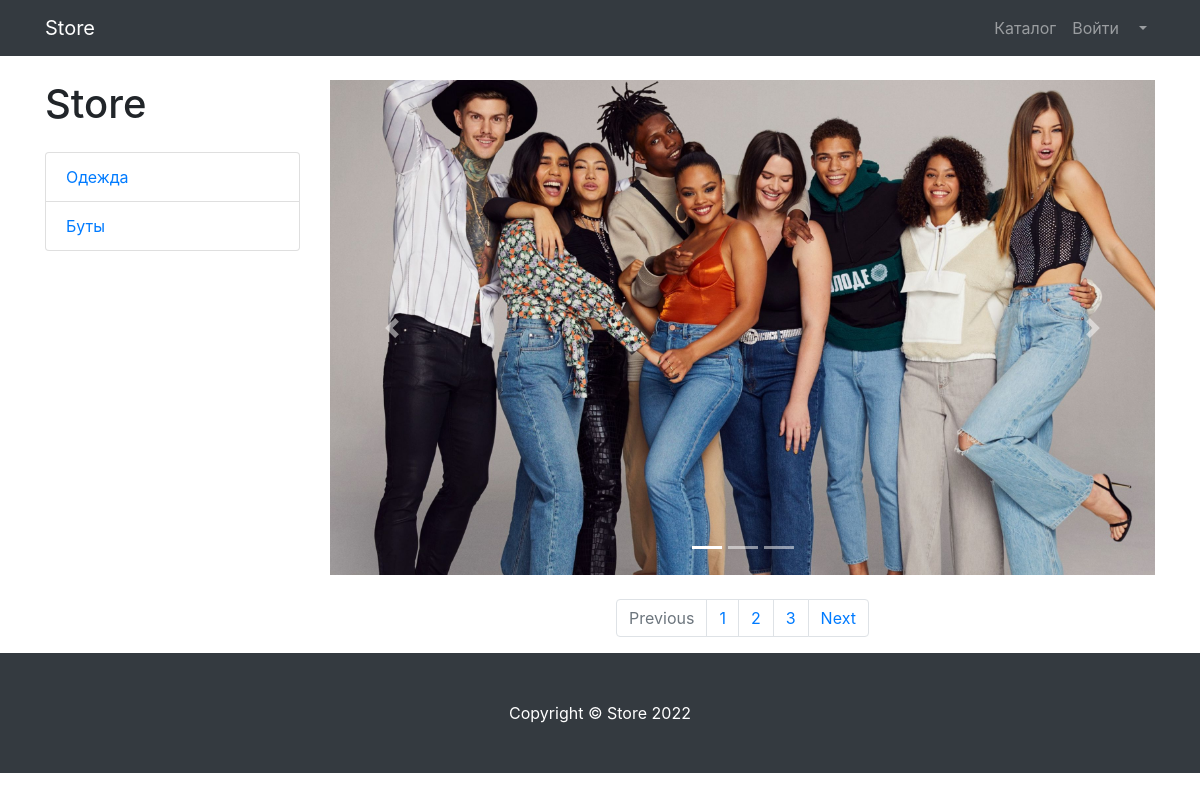
Before: /products/ with the older database file.
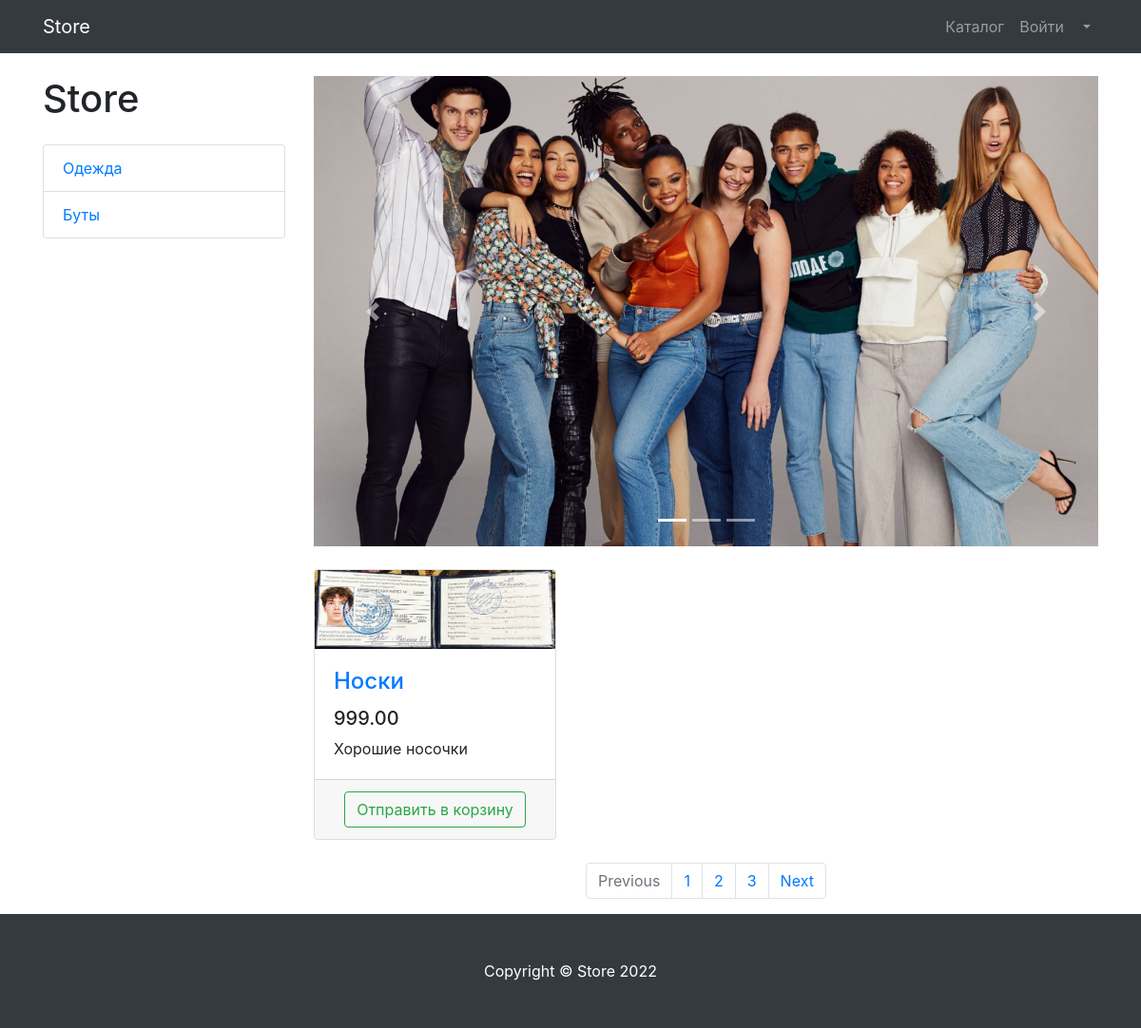
After: the same page with the newer database file.
### products/models.py (models this page shows, shortened)
class ProductCategory(models.Model):
    name = models.CharField(max_length=128, unique=True)
    description = models.TextField(null=True, blank=True)

class Product(models.Model):
    name = models.CharField(max_length=256)
    description = models.TextField()
    price = models.DecimalField(max_digits=6, decimal_places=2)
    quantity = models.PositiveIntegerField(default=0)
    image = models.ImageField(upload_to='products_images')
    category = models.ForeignKey(to=ProductCategory, on_delete=models.PROTECT)

### products/views.py (the view)
# urls.py: path('', products, name='index'),
def products(request):
    context = {
        'products': Product.objects.all(),
        'categories': ProductCategory.objects.all()
    }
    return render(request, 'products/products.html', context)

### products/templates/products/products.html (shortened to what this page needs)
{% extends 'products/base.html' %}
{% load static %}
{% block css %}
    <link href="{% static 'vendor/css/products.css' %}" rel="stylesheet">
{% endblock %}
{% block content %}
    <div class="container">
    <div class="row">
        <div class="col-lg-3">
            <h1 class="my-4">Store</h1>
            <div class="list-group">
                {% for category in categories %}
                    <a href="#" class="list-group-item">{{ category.name }}</a>
                {% endfor %}
            </div>
        </div>
        <div class="col-lg-9">
            <div id="carouselExampleIndicators" class="carousel slide my-4" data-ride="carousel">
                <ol class="carousel-indicators">
                    <li data-target="#carouselExampleIndicators" data-slide-to="0" class="active"></li>
                    <li data-target="#carouselExampleIndicators" data-slide-to="1"></li>
                    <li data-target="#carouselExampleIndicators" data-slide-to="2"></li>
                </ol>
                <div class="carousel-inner" role="listbox">
                    <div class="carousel-item active">
                        <img class="d-block img-fluid" src="/static/vendor/img/slides/slide-1.jpg" alt="First slide">
                    </div>
                </div>
                <a class="carousel-control-prev" href="#carouselExampleIndicators" role="button" data-slide="prev">
                    <span class="carousel-control-prev-icon" aria-hidden="true"></span>
                </a>
                <a class="carousel-control-next" href="#carouselExampleIndicators" role="button" data-slide="next">
                    <span class="carousel-control-next-icon" aria-hidden="true"></span>
                </a>
            </div>
            <div class="row">
                {% for product in products %}
                    <div class="col-lg-4 col-md-6 mb-4">
                        <div class="card h-100">
                            <a href="#">
                                <img class="card-img-top"
                                     src="{{ product.image.url }}"
                                     alt="">
                            </a>
                            <div class="card-body">
                                <h4 class="card-title">
                                    <a href="#">{{ product.name }}</a>
                                </h4>
                                <h5>{{ product.price }}</h5>
                                <p class="card-text">{{ product.description }}</p>
                            </div>
                            <div class="card-footer text-center">
                                <button type="button" class="btn btn-outline-success">Отправить в корзину</button>
                            </div>
                        </div>
                    </div>
                {% endfor %}
            </div>
            <nav aria-label="Page navigation example">
                <ul class="pagination justify-content-center">
                    <li class="page-item disabled">
                        <a class="page-link" href="#" tabindex="-1" aria-disabled="true">Previous</a>
                    </li>
                    <li class="page-item"><a class="page-link" href="#">1</a></li>
                    <li class="page-item"><a class="page-link" href="#">2</a></li>
                    <li class="page-item"><a class="page-link" href="#">3</a></li>
                    <li class="page-item">
                        <a class="page-link" href="#">Next</a>
                    </li>
                </ul>
            </nav>
        </div>
    </div>
</div>
{% endblock %}
{% block footer %}
    <footer class="py-5 bg-dark">
    <div class="container">
        <p class="m-0 text-center text-white">Copyright &copy; Store 2022</p>
    </div>
</footer>
{% endblock %}

### products/templates/products/base.html (shortened to what this page needs)
{% load static %}
<!DOCTYPE html>
<html lang="en">
<head>
    <link href="{% static 'vendor/bootstrap/css/bootstrap.min.css' %}" rel="stylesheet">
    {% block css%} {% endblock %}
</head>
<body>
<nav class="navbar navbar-expand-lg navbar-dark bg-dark fixed-top">
    <div class="container">
        <a class="navbar-brand" href="{% url 'index' %}">Store</a>
        <div class="collapse navbar-collapse" id="navbarResponsive">
            <ul class="navbar-nav ml-auto">
                <li class="nav-item">
                    <a class="nav-link" href="{% url 'products:index' %}">Каталог  </a>
                </li>
                <li class="nav-item">
                    <a class="nav-link" href="users/login.html">Войти </a>
                </li>
                <li class="nav-item dropdown">
                    <a class="nav-link dropdown-toggle" href="#" id="navbarDropdown" role="button"
                       data-bs-toggle="dropdown" aria-expanded="false">
                    </a>
                </li>
            </ul>
        </div>
    </div>
</nav>
{% block content %} {% endblock %}
{% block footer %} {% endblock %}
</body>
</html>

Changed rows visible on the page:
added Product: image (picture), name "Носки", price "999.00", description "Хорошие носочки"
